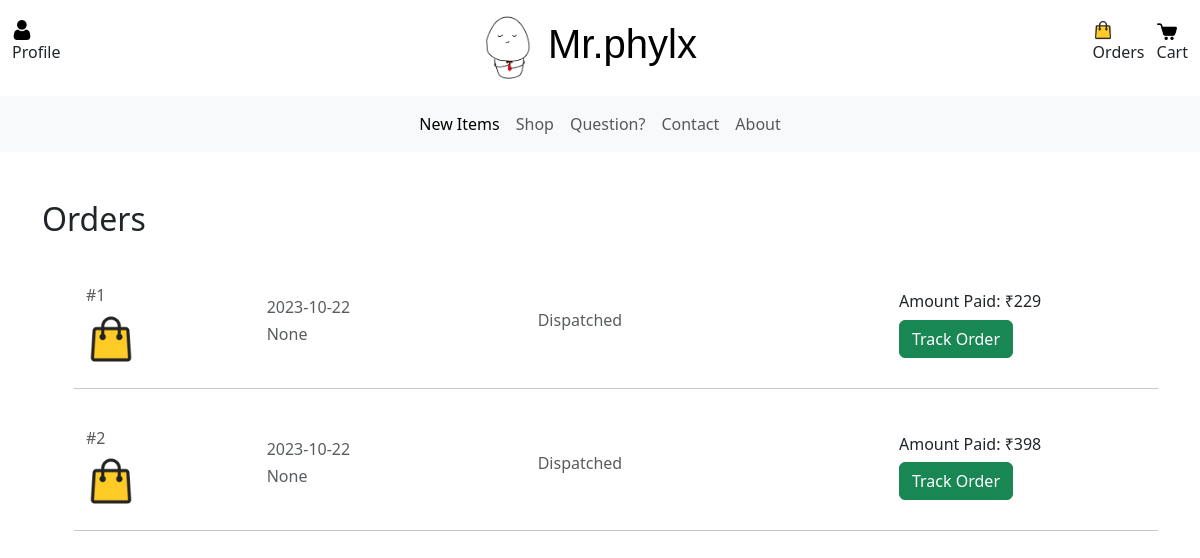
/orders (signed in), run on an earlier commit of the app's database.
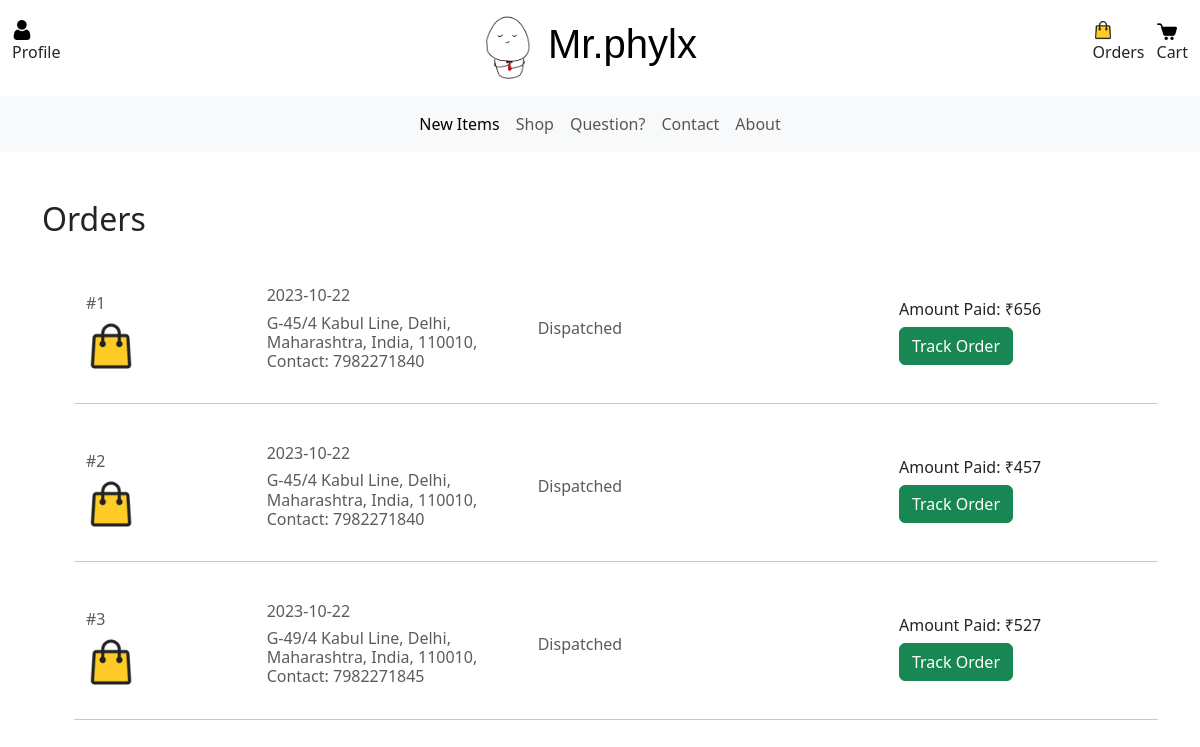
And on a later commit of the database.
### PratyushDoodlesApp/models/UserModel.py (models this page shows, shortened)
class Order(db.Model):
    __tablename__ = 'order'
    id = db.Column(db.Integer, primary_key=True)
    order_date = db.Column(db.Date, nullable=False)
    amount = db.Column(db.Integer, nullable=False)
    status = db.Column(db.String(255), nullable=False)
    user_id = db.Column(db.Integer, db.ForeignKey('user.id'), nullable=False)
    address = db.relationship('Address', backref='of_order', lazy=True, uselist=False)
    order_items = db.relationship('OrderItem', backref='of_order', lazy=True)

class Address(db.Model):
    __tablename__ = 'address'
    id = db.Column(db.Integer, primary_key=True)
    recipient_name = db.Column(db.String(255), nullable=False)
    addressLine1 = db.Column(db.String(255), nullable=False)
    addressLine2 = db.Column(db.String(255), nullable=True)
    city = db.Column(db.String(255), nullable=False)
    state = db.Column(db.String(255), nullable=False)
    pincode = db.Column(db.String(255), nullable=False)
    country = db.Column(db.String(255), nullable=False)
    phone_number = db.Column(db.String(15), nullable=False)
    user_id = db.Column(db.Integer, db.ForeignKey('user.id'), nullable=True)
    order_id = db.Column(db.Integer, db.ForeignKey('order.id'), nullable=True)
    def __repr__(self):
        return f'{self.addressLine1}, {self.city}, {self.state}, {self.country}, {self.pincode}, \n Contact: {self.phone_number}'

### PratyushDoodlesApp/business/home.py (the view)
@home_bp.route('/orders')
def orders():
    user = get_current_user()
    data = {}
    if not user:
        data = {
            'show_error': "Logged out!",
        }
    else:
        orders = user.ger_orders()
        data = {
            'user': user,
            'orders': orders
        }
    return render_template('orders.html', data = data)

### PratyushDoodlesApp/business/util.py (called while the page is built)
def get_current_user():
    user_id = session.get('user_id')
    if user_id:
        return User.query.filter_by(id = user_id).first()
    return None

### PratyushDoodlesApp/models/UserModel.py (called while the page is built)
    def ger_orders(self):
        return self.orders

### PratyushDoodlesApp/templates/orders.html
{% extends 'ui/base_page.html' %}
{% block content %}
<div class="container mt-5 text-left">
    {% if data.orders %}
    <h2>Orders</h2>
    <div class="container mt-5 text-left">
        {% for order in data.orders %}
        <ul>
            {% with order = order %}
                {% include 'ui/order_item.html' %}
            {% endwith %}
        </ul>
    {% endfor %}
    </div>
{% endif %}
</div>
{% endblock content %}

### PratyushDoodlesApp/templates/ui/order_item.html
<div class="row mb-2 d-flex justify-content-between align-items-center">
    <div class="col-md-2 col-lg-2 col-xl-2">
        <h6 class="text-muted">#{{ order.id }}</h6>
        <img src="{{ url_for('static', filename='images/ic_order.png') }}" alt="Product" class="rounded-3 ic-50" />
    </div>
    <div class="col-md-3 col-lg-3 col-xl-3">
        <h6 class="text-muted">{{ order.order_date }}</h6>
        <h6 class="text-muted">{{ order.address }}</h6>
    </div>
    <div class="col-md-3 col-lg-3 col-xl-3">
        <h6 class="text-muted">{{ order.status }}</h6>
    </div>
    <div class="col-md-3 col-lg-3 col-xl-3 offset-lg-1">
        <h6 class="mb-2">Amount Paid: ₹{{ order.amount }}</h6>
        <button class="btn btn-success">Track Order</h6>
    </div>
    <hr class="my-4">
</div>

What changed in the data, as far as the page shows it:
changed Order id 1: address "None" → "G-45/4 Kabul Line, Delhi, Maharashtra, India, 110010, Contact: 7982271840"; amount "229" → "656"
changed Order id 2: address "None" → "G-45/4 Kabul Line, Delhi, Maharashtra, India, 110010, Contact: 7982271840"; amount "398" → "457"
added Order: id "3", order_date "2023-10-22", address "G-49/4 Kabul Line, Delhi, Maharashtra, India, 110010, Contact: 7982271845", status "Dispatched", amount "527"
